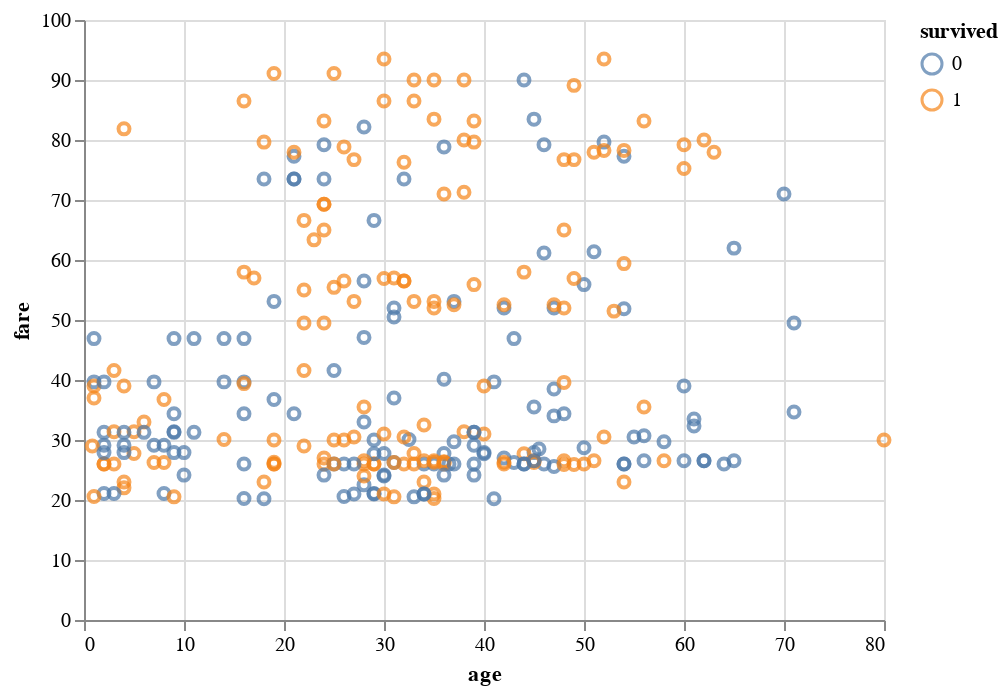

Source (notebook cell):
### Code cell
alt.Chart(titanic.query("20<fare<100")).mark_point().encode(
    x = 'age',
    y = 'fare',
    color = 'survived:N',
)

### Figure 1 — Vega-Lite specification as saved in the notebook (floating-point values rounded to 4 significant figures; data arrays with more than 128 entries replaced by an {"elided": "..."} marker saying what was removed)
{"config": {"view": {"continuousWidth": 400, "continuousHeight": 300}}, "data": {"name": "data-6495703e4d9431998005d82c3b7b27f6"}, "mark": "point", "encoding": {"color": {"type": "nominal", "field": "survived"}, "x": {"type": "quantitative", "field": "age"}, "y": {"type": "quantitative", "field": "fare"}}, "$schema": "https://vega.github.io/schema/vega-lite/v4.8.1.json", "datasets": {"data-6495703e4d9431998005d82c3b7b27f6": {"elided": "323 records"}}}
